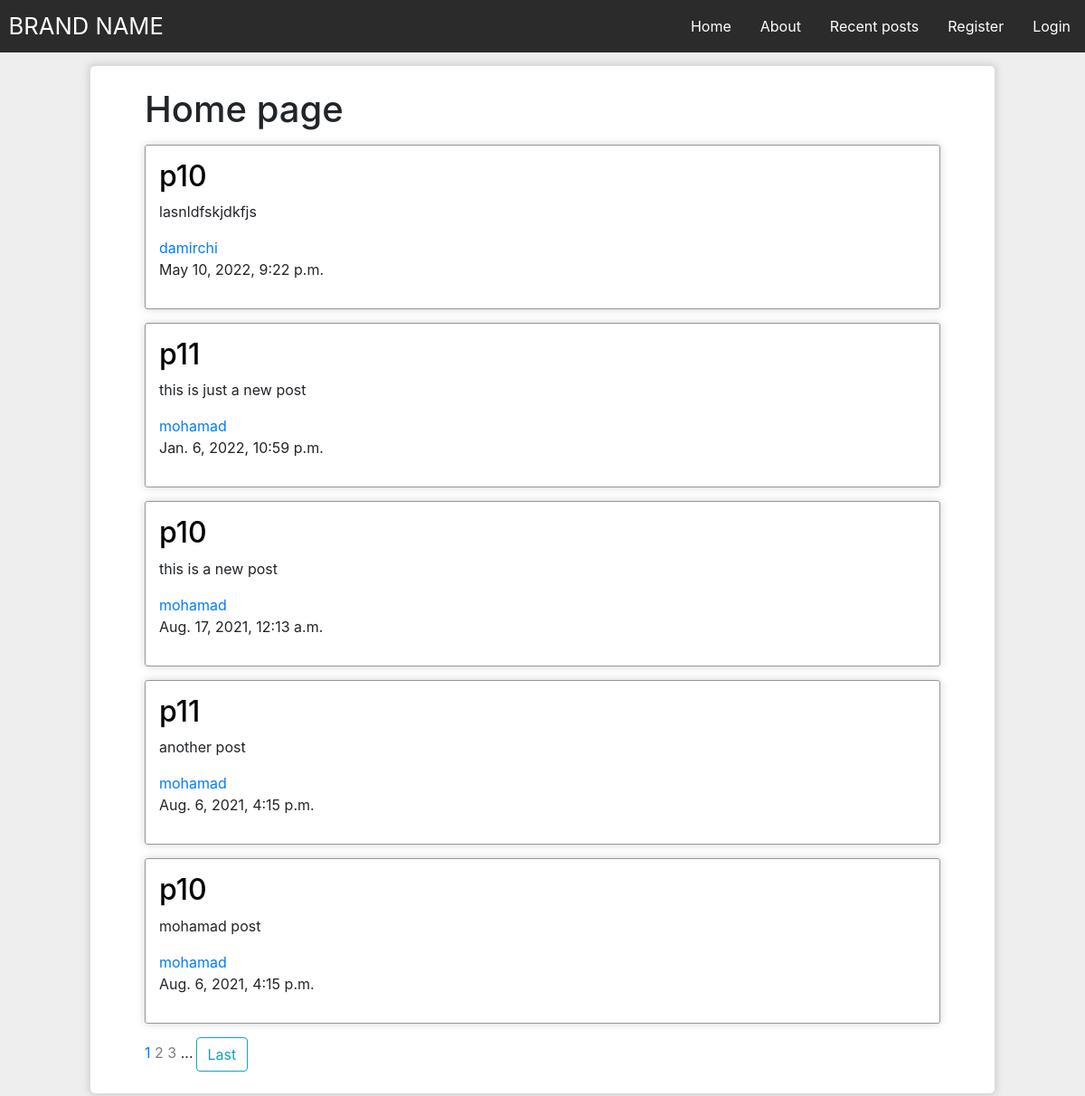
/blog/home/, run on an earlier commit of the app's database.
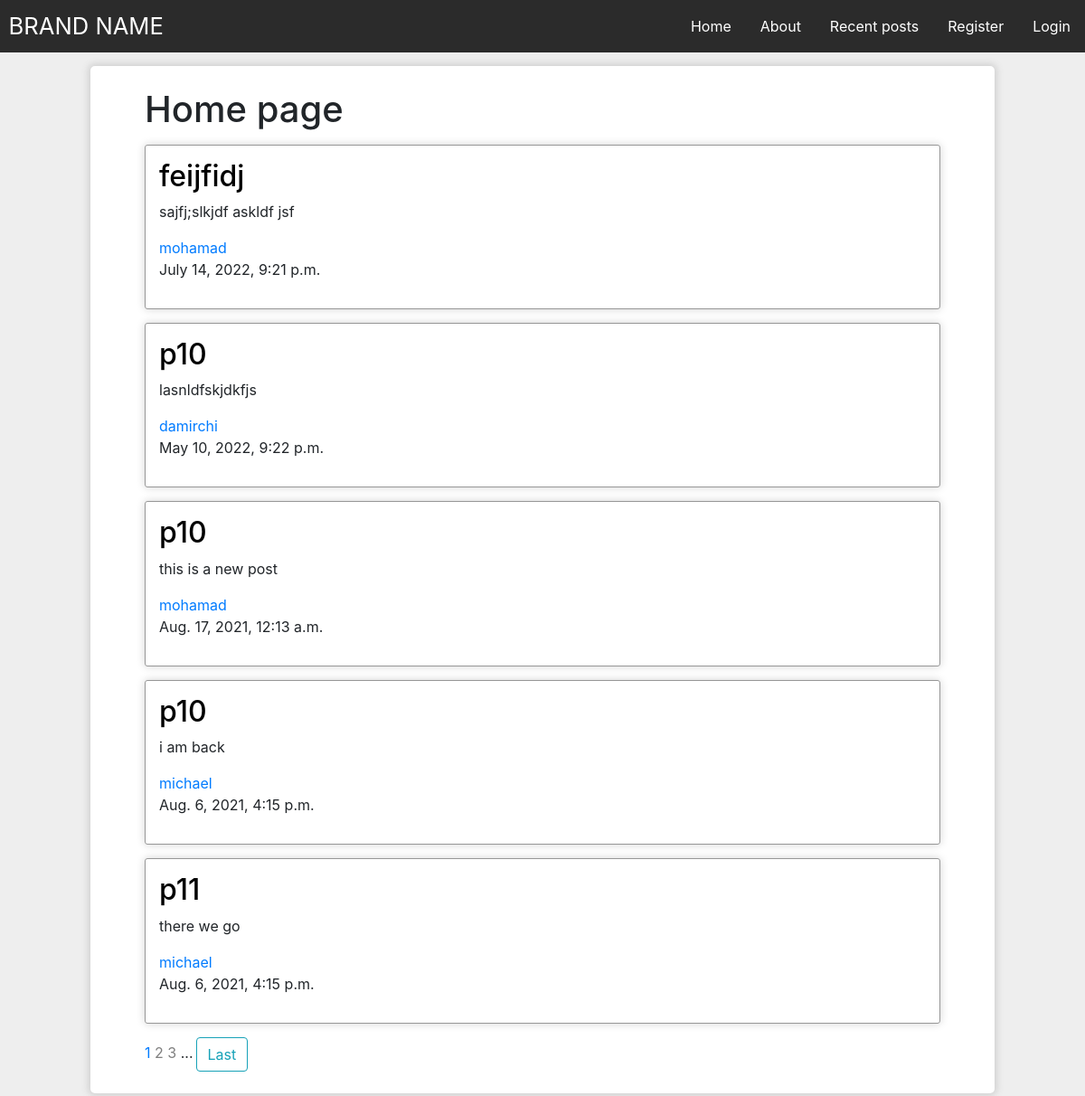
And on a later commit of the database.
### Blog/models.py (models this page shows, shortened)
class Post(models.Model):
    title = models.CharField(max_length=20)
    content = models.TextField()
    date_posted = models.DateTimeField(default=timenow, help_text="تاریخ الان")
    author = models.ForeignKey(User, on_delete=models.CASCADE)

### Blog/views.py (the view)
# urls.py: path('home/', views.PostList.as_view(), name='blog-home'),
class PostList(ListView):
    model = Post
    template_name = 'Blog/home.html'
    context_object_name = 'posts'
    ordering = ['-date_posted']
    paginate_by = 5

### Blog/templates/Blog/home.html (shortened to what this page needs)
{% extends 'Blog/base.html' %}
{% block content %}
    <h1>Home page</h1>
    {% for post in posts %}
        <div class="post">
            <h2> <a style="color: black;" href="{% url 'blog-post' post.id %}">{{post.title}}</a></h2>
            <p>{{post.content}}</p>
            <a href="{% url 'blog-post-author' post.author %}">{{post.author}}</a>
            <p>{{post.date_posted}}</p>
        </div>
    {% endfor %}
    {% if is_paginated %}
        {% for num in paginator.page_range %}
            {% if num == page_obj.number %}
                <a href="?page={{num}}">{{num}}</a>
            {% endif %}
            {% if page_obj.number > num|add:"-3" and page_obj.number < num %}
                <a style="color: grey;" href="?page={{num}}">{{num}}</a>
            {% endif %}
        {% endfor %}
        {% if page_obj.has_next %}
            <span style="margin-right: 3px;">...</span><a class="btn btn-outline-info" href="?page={{paginator.num_pages}}">Last</a>
        {% endif %}
    {% endif %}
{% endblock content %}

What changed in the data, as far as the page shows it:
removed Post: title "p11", content "this is just a new post", author "mohamad", date_posted "Jan. 6, 2022, 10:59 p.m."
removed Post: title "p11", content "another post", author "mohamad", date_posted "Aug. 6, 2021, 4:15 p.m."
removed Post: title "p10", content "mohamad post", author "mohamad", date_posted "Aug. 6, 2021, 4:15 p.m."
added Post: title "feijfidj", content "sajfj;slkjdf askldf jsf", author "mohamad", date_posted "July 14, 2022, 9:21 p.m."
now on this page (row unchanged): Post: title "p10", content "i am back", author "michael", date_posted "Aug. 6, 2021, 4:15 p.m."
now on this page (row unchanged): Post: title "p11", content "there we go", author "michael", date_posted "Aug. 6, 2021, 4:15 p.m."
